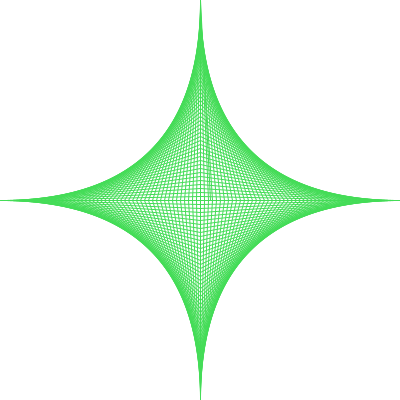
Frame 1 (no input)
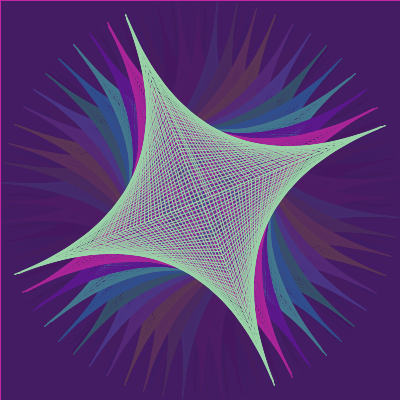
Frame 60 (the mouse pressed at the canvas centre just before this capture)
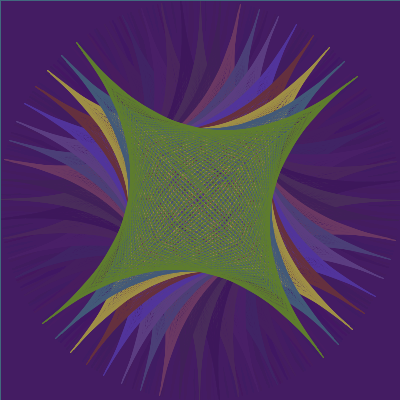
Frame 120 (the mouse held since frame 60 and released just before this capture)

The Processing sketch that drew these frames (run headless with seeded random() and noise(); from frame 60 on, the mouse is pressed at the canvas centre):

// Processing sketch: sketch_22_rotating_star
// ── sketch_22_rotating_star.pde
int x = 400;
int y = 400;
int gap = 4;
int i = 0;
float r;
float backR;
float backG;
float backB;


void setup()
{
  size(400, 400);
  frameRate(10);
  backR = random(0, 100);
  backG = random(0, 100);
  backB = random(0, 100);
  noStroke();
  smooth();
}

void draw() {
  rect(0,0,x,y);
   fill(backR, backG, backB, 50);
  translate(x/2, y/2);
  rotate(r);
  r = r+.1;
  star(x/2, y/2, gap);
  line (0, -200, 10, 0);
}

void star(int x, int y, float gap) {
  stroke(random(10, 255), random(10, 255), random(10, 255));
  for (int i = 0; i <=(x/gap); i++) {
    line (0, -y+i*gap, ((i)*gap), 0);
    line (0, -y+i*gap, 0-((i)*gap), 0);
    line (i*gap, 0, 0, y-i*gap );
    line (-i*gap, 0, 0, y-i*gap);
  }
}
